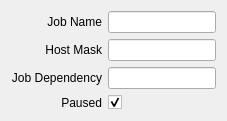
                    <widget class="QWidget" name="tab_6">
                     <attribute name="title">
                      <string>Afanasy</string>
                     </attribute>
                     <layout class="QGridLayout" name="gridLayout_10">
                      <property name="spacing">
                       <number>6</number>
                      </property>
                      <item row="0" column="0">
                       <widget class="QLabel" name="label_31">
                        <property name="text">
                         <string>Job Name</string>
                        </property>
                        <property name="alignment">
                         <set>Qt::AlignRight|Qt::AlignTrailing|Qt::AlignVCenter</set>
                        </property>
                       </widget>
                      </item>
                      <item row="0" column="1">
                       <widget class="QLineEdit" name="af_job_name_le"/>
                      </item>
                      <item row="1" column="0">
                       <widget class="QLabel" name="label_30">
                        <property name="text">
                         <string>Host Mask</string>
                        </property>
                        <property name="alignment">
                         <set>Qt::AlignRight|Qt::AlignTrailing|Qt::AlignVCenter</set>
                        </property>
                       </widget>
                      </item>
                      <item row="1" column="1">
                       <widget class="QLineEdit" name="af_host_mask_le"/>
                      </item>
                      <item row="2" column="0">
                       <widget class="QLabel" name="label_33">
                        <property name="text">
                         <string>Job Dependency</string>
                        </property>
                        <property name="alignment">
                         <set>Qt::AlignRight|Qt::AlignTrailing|Qt::AlignVCenter</set>
                        </property>
                       </widget>
                      </item>
                      <item row="2" column="1">
                       <widget class="QLineEdit" name="af_job_depend_mask_le"/>
                      </item>
                      <item row="3" column="0">
                       <widget class="QLabel" name="label_28">
                        <property name="text">
                         <string>Paused</string>
                        </property>
                        <property name="alignment">
                         <set>Qt::AlignRight|Qt::AlignTrailing|Qt::AlignVCenter</set>
                        </property>
                       </widget>
                      </item>
                      <item row="3" column="1">
                       <widget class="QCheckBox" name="af_paused_cbx">
                        <property name="text">
                         <string/>
                        </property>
                        <property name="checked">
                         <bool>true</bool>
                        </property>
                       </widget>
                      </item>
                     </layout>
                    </widget>
